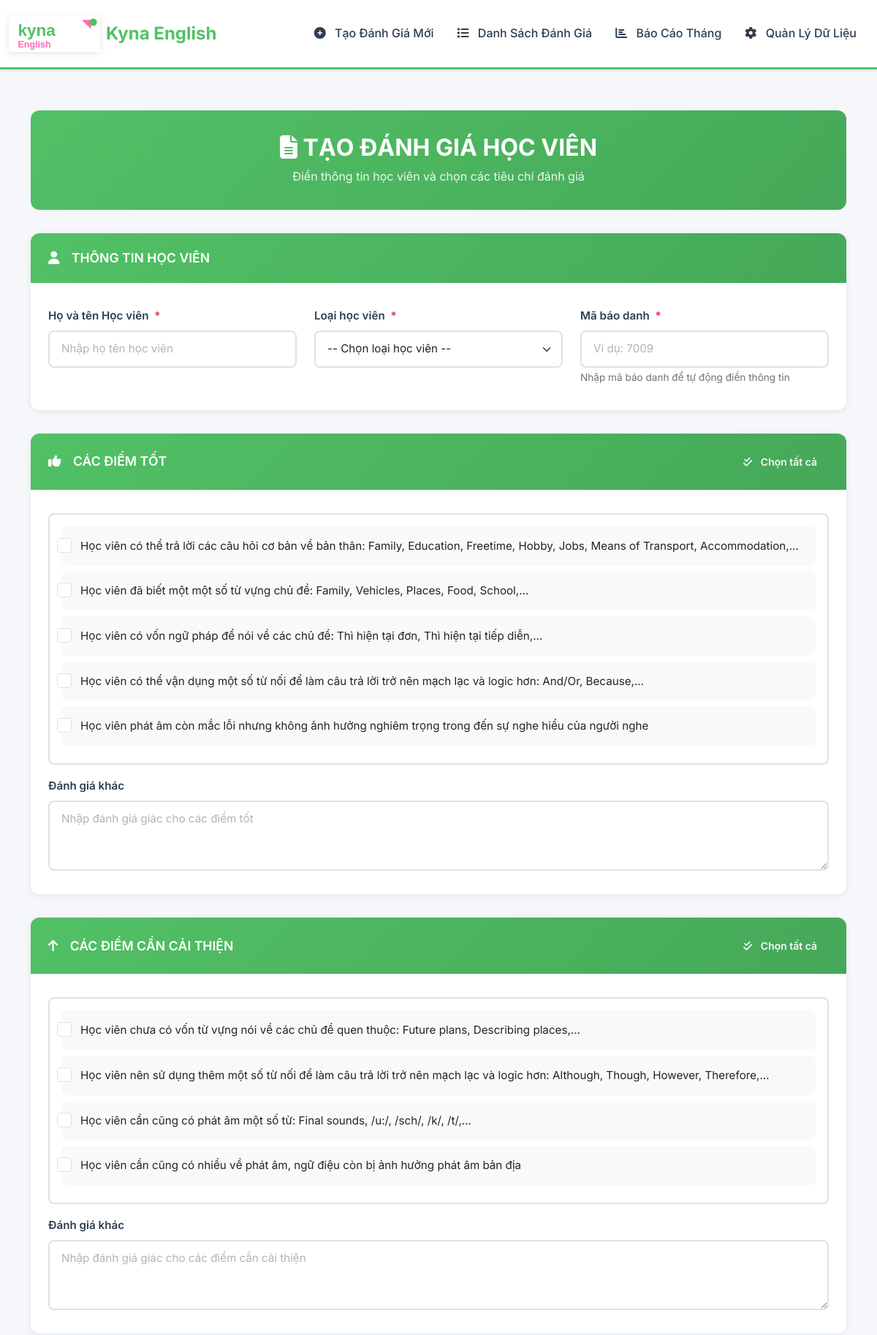
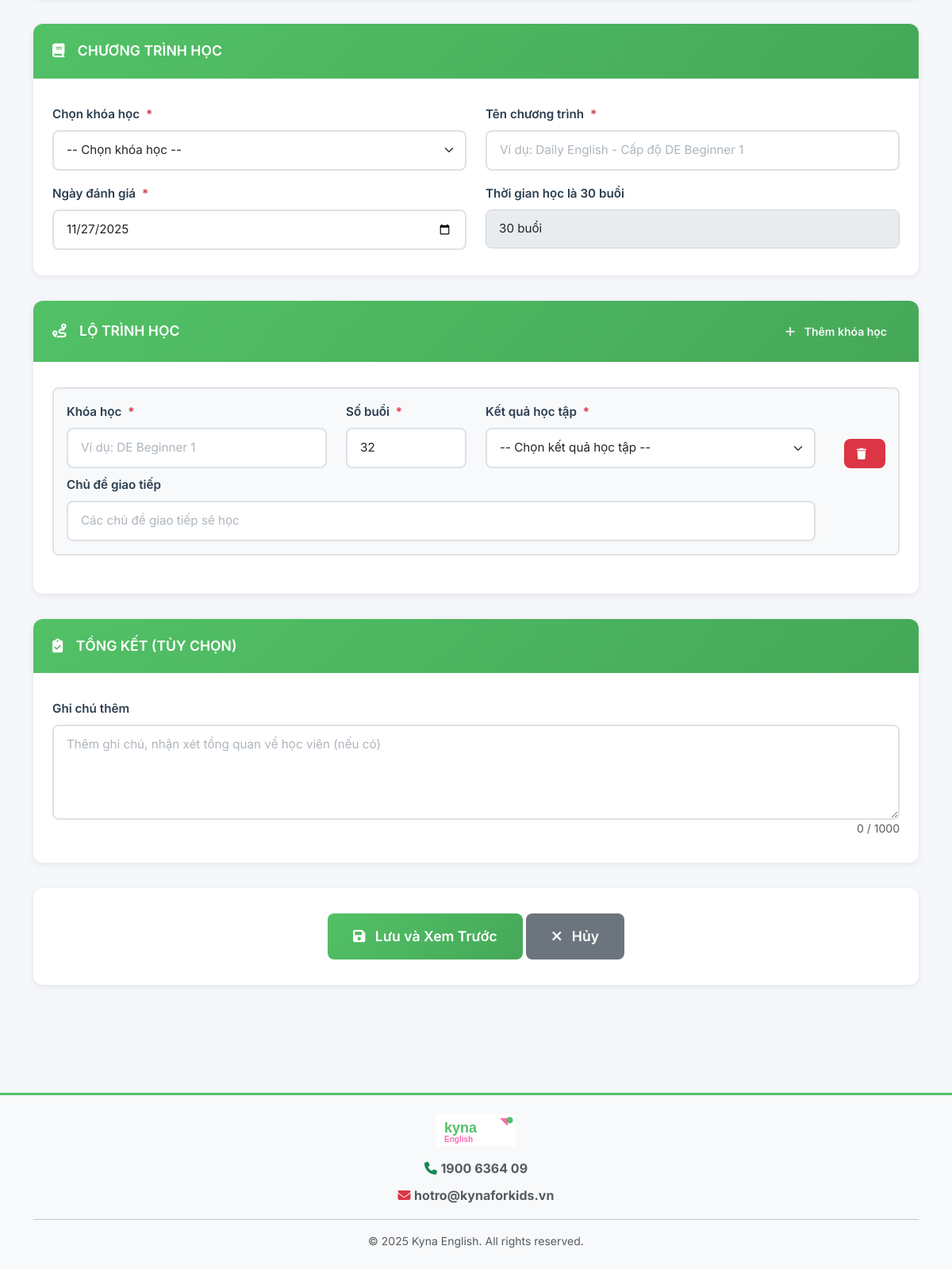
The page / on the database its author committed (2 pictures, top to bottom).
### tables this page shows
CREATE TABLE evaluation_criteria (
    id INT PRIMARY KEY AUTO_INCREMENT,
    criteria_text TEXT NOT NULL,
    criteria_type ENUM('strengths', 'improvements') NOT NULL,
    category VARCHAR(100),
    display_order INT DEFAULT 0,
    is_active TINYINT(1) DEFAULT 1,
    created_at TIMESTAMP DEFAULT CURRENT_TIMESTAMP,
    INDEX idx_criteria_type (criteria_type)
);

### config/database.php (called while the page is built, shortened)
<?php
try {
    $dsn = "mysql:host=" . DB_HOST . ";dbname=" . DB_NAME . ";charset=" . DB_CHARSET;
    $options = [
        PDO::ATTR_ERRMODE            => PDO::ERRMODE_EXCEPTION,
        PDO::ATTR_DEFAULT_FETCH_MODE => PDO::FETCH_ASSOC,
        PDO::ATTR_EMULATE_PREPARES   => false,
        PDO::MYSQL_ATTR_INIT_COMMAND => "SET NAMES utf8mb4"
    ];
    $pdo = new PDO($dsn, DB_USER, DB_PASS, $options);
} catch (PDOException $e) {
    die("Database connection failed: " . $e->getMessage());
}
function query($sql, $params = []) {
    global $pdo;
    try {
        $stmt = $pdo->prepare($sql);
        $stmt->execute($params);
        return $stmt;
    } catch (PDOException $e) {
        error_log("Query error: " . $e->getMessage());
        return false;
    }
}
function getAll($sql, $params = []) {
    $stmt = query($sql, $params);
    return $stmt ? $stmt->fetchAll() : false;
}

### includes/functions.php (called while the page is built, shortened)
<?php
function getCriteriaByType($type) {
    return getAll(
        "SELECT * FROM evaluation_criteria WHERE criteria_type = ? AND is_active = 1 ORDER BY display_order",
        [$type]
    );
}

### index.php (the view, shortened to what this page needs)
<?php
require_once 'config/database.php';
require_once 'includes/functions.php';
$strengths = getCriteriaByType('strengths');
$improvements = getCriteriaByType('improvements');
?>
<div class="container py-4">
    <div class="page-header fade-in">
        <h1><i class="fas fa-file-alt"></i> TẠO ĐÁNH GIÁ HỌC VIÊN</h1>
        <p>Điền thông tin học viên và chọn các tiêu chí đánh giá</p>
    </div>
    <form id="evaluationForm" method="POST" class="needs-validation" novalidate>
        <div class="card fade-in">
            <div class="card-header">
                <i class="fas fa-user"></i> THÔNG TIN HỌC VIÊN
            </div>
            <div class="card-body">
                <div class="row">
                    <div class="col-md-4">
                        <label for="full_name" class="form-label">
                            Họ và tên Học viên <span class="required">*</span>
                        </label>
                        <input type="text"
                               class="form-control"
                               id="full_name"
                               name="full_name"
                               placeholder="Nhập họ tên học viên"
                               required>
                    </div>
                    <div class="col-md-4">
                        <label for="student_type" class="form-label">
                            Loại học viên <span class="required">*</span>
                        </label>
                        <select class="form-select" id="student_type" name="student_type" required>
                            <option value="">-- Chọn loại học viên --</option>
                        </select>
                    </div>
                    <div class="col-md-4">
                        <label for="student_code" class="form-label">
                            Mã báo danh <span class="required">*</span>
                        </label>
                        <input type="text"
                               class="form-control"
                               id="student_code"
                               name="student_code"
                               placeholder="Ví dụ: 7009"
                               required>
                        <small class="form-text">Nhập mã báo danh để tự động điền thông tin</small>
                    </div>
                </div>
            </div>
        </div>
        <div class="card fade-in" id="strengthsSection">
            <div class="card-header d-flex justify-content-between align-items-center">
                <span><i class="fas fa-thumbs-up"></i> CÁC ĐIỂM TỐT</span>
                <div>
                    <button type="button" class="btn btn-sm btn-outline-light select-all-strengths">
                        <i class="fas fa-check-double"></i> Chọn tất cả
                    </button>
                </div>
            </div>
            <div class="card-body">
                <div class="criteria-section">
                    <?php if ($strengths): ?>
                        <?php foreach ($strengths as $criterion): ?>
                            <div class="form-check">
                                <input class="form-check-input"
                                       type="checkbox"
                                       name="strengths[]"
                                       value="<?php echo htmlspecialchars($criterion['criteria_text']); ?>"
                                       id="strength_<?php echo $criterion['id']; ?>">
                                <label class="form-check-label" for="strength_<?php echo $criterion['id']; ?>">
                                    <?php echo htmlspecialchars($criterion['criteria_text']); ?>
                                </label>
                            </div>
                        <?php endforeach; ?>
                    <?php else: ?>
                        <p class="text-muted">Chưa có tiêu chí nào được thiết lập</p>
                    <?php endif; ?>
                </div>
                <div class="mt-3">
                    <label for="strengths_evaluation" class="form-label">
                        Đánh giá khác
                    </label>
                    <textarea class="form-control"
                              id="strengths_evaluation"
                              name="strengths_evaluation"
                              rows="3"
                              placeholder="Nhập đánh giá giác cho các điểm tốt"></textarea>
                </div>
            </div>
        </div>
        <div class="card fade-in" id="improvementsSection">
            <div class="card-header d-flex justify-content-between align-items-center">
                <span><i class="fas fa-arrow-up"></i> CÁC ĐIỂM CẦN CẢI THIỆN</span>
                <div>
                    <button type="button" class="btn btn-sm btn-outline-light select-all-improvements">
                        <i class="fas fa-check-double"></i> Chọn tất cả
                    </button>
                </div>
            </div>
            <div class="card-body">
                <div class="criteria-section">
                    <?php if ($improvements): ?>
                        <?php foreach ($improvements as $criterion): ?>
                            <div class="form-check">
                                <input class="form-check-input"
                                       type="checkbox"
                                       name="improvements[]"
                                       value="<?php echo htmlspecialchars($criterion['criteria_text']); ?>"
                                       id="improvement_<?php echo $criterion['id']; ?>">
                                <label class="form-check-label" for="improvement_<?php echo $criterion['id']; ?>">
                                    <?php echo htmlspecialchars($criterion['criteria_text']); ?>
                                </label>
                            </div>
                        <?php endforeach; ?>
                    <?php else: ?>
                        <p class="text-muted">Chưa có tiêu chí nào được thiết lập</p>
                    <?php endif; ?>
                </div>
                <div class="mt-3">
                    <label for="improvements_evaluation" class="form-label">
                        Đánh giá khác
                    </label>
                    <textarea class="form-control"
                              id="improvements_evaluation"
                              name="improvements_evaluation"
                              rows="3"
                              placeholder="Nhập đánh giá giác cho các điểm cần cải thiện"></textarea>
                </div>
            </div>
        </div>
        <div class="card fade-in">
            <div class="card-header">
                <i class="fas fa-book"></i> CHƯƠNG TRÌNH HỌC
            </div>
            <div class="card-body">
                <div class="row">
                    <div class="col-md-6">
                        <label for="course_id" class="form-label">
                            Chọn khóa học <span class="required">*</span>
                        </label>
                        <select class="form-select" id="course_id" name="course_id" required>
                            <option value="">-- Chọn khóa học --</option>
                        </select>
                    </div>
                    <div class="col-md-6">
                        <label for="program_name" class="form-label">
                            Tên chương trình <span class="required">*</span>
                        </label>
                        <input type="text"
                               class="form-control"
                               id="program_name"
                               name="program_name"
                               placeholder="Ví dụ: Daily English - Cấp độ DE Beginner 1"
                               required>
                    </div>
                </div>
                <div class="row mt-3">
                    <div class="col-md-6">
                        <label for="evaluation_date" class="form-label">
                            Ngày đánh giá <span class="required">*</span>
                        </label>
                        <input type="date"
                               class="form-control"
                               id="evaluation_date"
                               name="evaluation_date"
                               value="<?php echo date('Y-m-d'); ?>"
                               required>
                    </div>
                    <div class="col-md-6">
                        <label class="form-label">
                            Thời gian học là 30 buổi
                        </label>
                        <div class="form-control" style="background-color: #e9ecef; border: 1px solid #ced4da;">
                            30 buổi
                        </div>
                    </div>
                </div>
            </div>
        </div>
        <div class="card fade-in">
            <div class="card-header d-flex justify-content-between align-items-center">
                <span><i class="fas fa-route"></i> LỘ TRÌNH HỌC</span>
                <button type="button" class="btn btn-sm btn-outline-light" id="addPathBtn">
                    <i class="fas fa-plus"></i> Thêm khóa học
                </button>
            </div>
            <div class="card-body">
                <div id="learningPathsContainer">
                    <div class="learning-path-row" data-path-index="0">
                        <div class="row align-items-end">
                            <div class="col-md-4">
                                <label class="form-label">Khóa học <span class="required">*</span></label>
                                <input type="text"
                                       class="form-control"
                                       name="learning_paths[0][course_name]"
                                       placeholder="Ví dụ: DE Beginner 1"
                                       required>
                            </div>
                            <div class="col-md-2">
                                <label class="form-label">Số buổi <span class="required">*</span></label>
                                <input type="number"
                                       class="form-control"
                                       name="learning_paths[0][lessons_count]"
                                       min="1"
                                       value="32"
                                       required>
                            </div>
                            <div class="col-md-5">
                                <label class="form-label">Kết quả học tập <span class="required">*</span></label>
                                <select class="form-select learning-outcomes-select"
                                        name="learning_paths[0][learning_outcomes]"
                                        data-path-index="0"
                                        required>
                                    <option value="">-- Chọn kết quả học tập --</option>
                                </select>
                            </div>
                            <div class="col-md-1 text-end">
                                <button type="button" class="btn btn-danger btn-sm remove-path-btn">
                                    <i class="fas fa-trash"></i>
                                </button>
                            </div>
                        </div>
                        <div class="row mt-2">
                            <div class="col-md-11">
                                <label class="form-label">Chủ đề giao tiếp</label>
                                <input type="text"
                                       class="form-control"
                                       name="learning_paths[0][topics]"
                                       placeholder="Các chủ đề giao tiếp sẽ học">
                            </div>
                        </div>
                    </div>
                </div>
            </div>
        </div>
        <div class="card fade-in">
            <div class="card-header">
                <i class="fas fa-clipboard-check"></i> TỔNG KẾT (TÙY CHỌN)
            </div>
            <div class="card-body">
                <label for="summary" class="form-label">
                    Ghi chú thêm
                </label>
                <textarea class="form-control"
                          id="summary"
                          name="summary"
                          rows="4"
                          maxlength="1000"
                          placeholder="Thêm ghi chú, nhận xét tổng quan về học viên (nếu có)"></textarea>
            </div>
        </div>
        <div class="card fade-in">
            <div class="card-body text-center">
                <button type="submit" class="btn btn-primary btn-lg">
                    <i class="fas fa-save"></i> Lưu và Xem Trước
                </button>
                <a href="pages/list.php" class="btn btn-secondary btn-lg">
                    <i class="fas fa-times"></i> Hủy
                </a>
            </div>
        </div>
    </form>
</div>
<?php
$content = ob_get_clean();
include 'includes/header.php';
echo $content;
include 'includes/footer.php';
?>

### rows shown on the page
evaluation_criteria: criteria_text "Học viên có thể trả lời các câu hỏi cơ bản về bản thân: Family, Education, Freetime, Hobby, Jobs, Means of Transport, Accommodation,..."
evaluation_criteria: criteria_text "Học viên đã biết một một số từ vựng chủ đề: Family, Vehicles, Places, Food, School,..."
evaluation_criteria: criteria_text "Học viên có vốn ngữ pháp để nói về các chủ đề: Thì hiện tại đơn, Thì hiện tại tiếp diễn,..."
evaluation_criteria: criteria_text "Học viên có thể vận dụng một số từ nối để làm câu trả lời trở nên mạch lạc và logic hơn: And/Or, Because,..."
evaluation_criteria: criteria_text "Học viên phát âm còn mắc lỗi nhưng không ảnh hưởng nghiêm trọng trong đến sự nghe hiểu của người nghe"
evaluation_criteria: criteria_text "Học viên chưa có vốn từ vựng nói về các chủ đề quen thuộc: Future plans, Describing places,..."
evaluation_criteria: criteria_text "Học viên nên sử dụng thêm một số từ nối để làm câu trả lời trở nên mạch lạc và logic hơn: Although, Though, However, Therefore,..."
evaluation_criteria: criteria_text "Học viên cần cũng có phát âm một số từ: Final sounds, /u:/, /sch/, /k/, /t/,..."
evaluation_criteria: criteria_text "Học viên cần cũng có nhiều về phát âm, ngữ điệu còn bị ảnh hưởng phát âm bản địa"
